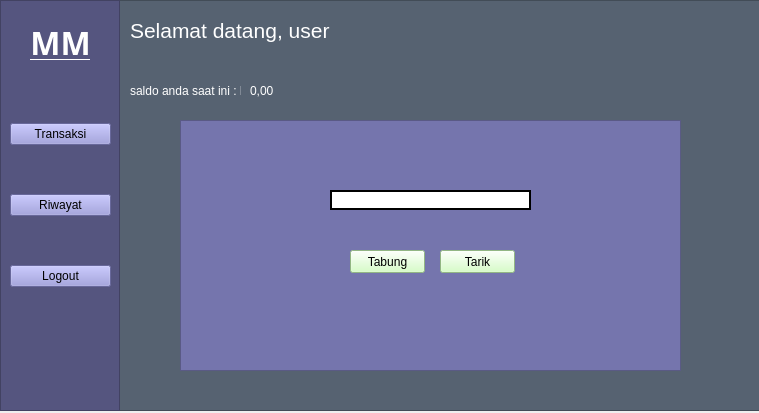
<?xml version="1.0" encoding="UTF-8"?>
<ui version="4.0">
 <class>Form</class>
 <widget class="QWidget" name="Form">
  <property name="geometry">
   <rect>
    <x>0</x>
    <y>0</y>
    <width>759</width>
    <height>413</height>
   </rect>
  </property>
  <property name="windowTitle">
   <string>Form</string>
  </property>
  <widget class="QStackedWidget" name="stackedWidget">
   <property name="geometry">
    <rect>
     <x>0</x>
     <y>0</y>
     <width>761</width>
     <height>411</height>
    </rect>
   </property>
   <property name="currentIndex">
    <number>3</number>
   </property>
   <widget class="QWidget" name="page">
    <widget class="QLabel" name="label">
     <property name="geometry">
      <rect>
       <x>240</x>
       <y>80</y>
       <width>291</width>
       <height>100</height>
      </rect>
     </property>
     <property name="minimumSize">
      <size>
       <width>100</width>
       <height>100</height>
      </size>
     </property>
     <property name="font">
      <font>
       <family>Segoe Print</family>
       <pointsize>70</pointsize>
       <weight>75</weight>
       <bold>true</bold>
      </font>
     </property>
     <property name="layoutDirection">
      <enum>Qt::LeftToRight</enum>
     </property>
     <property name="styleSheet">
      <string notr="true">color: rgb(217, 184, 255);</string>
     </property>
     <property name="text">
      <string>MoMa</string>
     </property>
     <property name="alignment">
      <set>Qt::AlignCenter</set>
     </property>
    </widget>
    <widget class="QLabel" name="label_2">
     <property name="geometry">
      <rect>
       <x>300</x>
       <y>220</y>
       <width>161</width>
       <height>16</height>
      </rect>
     </property>
     <property name="font">
      <font>
       <family>Consolas</family>
      </font>
     </property>
     <property name="styleSheet">
      <string notr="true">color: rgb(255, 255, 255);</string>
     </property>
     <property name="text">
      <string>Money Manager in an app</string>
     </property>
     <property name="textFormat">
      <enum>Qt::AutoText</enum>
     </property>
     <property name="scaledContents">
      <bool>false</bool>
     </property>
     <property name="alignment">
      <set>Qt::AlignCenter</set>
     </property>
    </widget>
    <widget class="QPushButton" name="login_btn">
     <property name="geometry">
      <rect>
       <x>240</x>
       <y>290</y>
       <width>75</width>
       <height>23</height>
      </rect>
     </property>
     <property name="text">
      <string>Login</string>
     </property>
    </widget>
    <widget class="QPushButton" name="register_btn">
     <property name="geometry">
      <rect>
       <x>440</x>
       <y>290</y>
       <width>75</width>
       <height>23</height>
      </rect>
     </property>
     <property name="text">
      <string>Register</string>
     </property>
    </widget>
    <widget class="QFrame" name="frame_4">
     <property name="geometry">
      <rect>
       <x>0</x>
       <y>0</y>
       <width>771</width>
       <height>411</height>
      </rect>
     </property>
     <property name="styleSheet">
      <string notr="true">background-color: rgb(86, 98, 113);
</string>
     </property>
     <property name="frameShape">
      <enum>QFrame::StyledPanel</enum>
     </property>
     <property name="frameShadow">
      <enum>QFrame::Raised</enum>
     </property>
    </widget>
    <zorder>frame_4</zorder>
    <zorder>label</zorder>
    <zorder>label_2</zorder>
    <zorder>login_btn</zorder>
    <zorder>register_btn</zorder>
   </widget>
   <widget class="QWidget" name="page_2">
    <widget class="QPushButton" name="login_btn2">
     <property name="geometry">
      <rect>
       <x>360</x>
       <y>260</y>
       <width>75</width>
       <height>23</height>
      </rect>
     </property>
     <property name="styleSheet">
      <string notr="true">background-color: rgb(204, 255, 185);

</string>
     </property>
     <property name="text">
      <string>Login</string>
     </property>
     <property name="shortcut">
      <string>Ctrl+S</string>
     </property>
    </widget>
    <widget class="QLineEdit" name="ledit_pass1">
     <property name="geometry">
      <rect>
       <x>340</x>
       <y>200</y>
       <width>113</width>
       <height>20</height>
      </rect>
     </property>
     <property name="echoMode">
      <enum>QLineEdit::Password</enum>
     </property>
    </widget>
    <widget class="QPushButton" name="kembali">
     <property name="geometry">
      <rect>
       <x>360</x>
       <y>290</y>
       <width>75</width>
       <height>23</height>
      </rect>
     </property>
     <property name="styleSheet">
      <string notr="true">background-color: rgb(204, 255, 185);
</string>
     </property>
     <property name="text">
      <string>Kembali</string>
     </property>
    </widget>
    <widget class="QLabel" name="label_3">
     <property name="geometry">
      <rect>
       <x>370</x>
       <y>80</y>
       <width>47</width>
       <height>13</height>
      </rect>
     </property>
     <property name="styleSheet">
      <string notr="true">color: rgb(255, 255, 255);</string>
     </property>
     <property name="text">
      <string>Username</string>
     </property>
    </widget>
    <widget class="QLineEdit" name="ledit_user1">
     <property name="geometry">
      <rect>
       <x>340</x>
       <y>110</y>
       <width>113</width>
       <height>20</height>
      </rect>
     </property>
    </widget>
    <widget class="QLabel" name="label_4">
     <property name="geometry">
      <rect>
       <x>370</x>
       <y>170</y>
       <width>47</width>
       <height>13</height>
      </rect>
     </property>
     <property name="styleSheet">
      <string notr="true">color: rgb(255, 255, 255);</string>
     </property>
     <property name="text">
      <string>Password</string>
     </property>
    </widget>
    <widget class="QLabel" name="label_5">
     <property name="geometry">
      <rect>
       <x>380</x>
       <y>40</y>
       <width>47</width>
       <height>13</height>
      </rect>
     </property>
     <property name="styleSheet">
      <string notr="true">color: rgb(255, 255, 255);


</string>
     </property>
     <property name="text">
      <string>Login</string>
     </property>
    </widget>
    <widget class="QFrame" name="frame_3">
     <property name="geometry">
      <rect>
       <x>0</x>
       <y>0</y>
       <width>771</width>
       <height>411</height>
      </rect>
     </property>
     <property name="styleSheet">
      <string notr="true">background-color: rgb(86, 98, 113);
</string>
     </property>
     <property name="frameShape">
      <enum>QFrame::StyledPanel</enum>
     </property>
     <property name="frameShadow">
      <enum>QFrame::Raised</enum>
     </property>
    </widget>
    <zorder>frame_3</zorder>
    <zorder>login_btn2</zorder>
    <zorder>ledit_pass1</zorder>
    <zorder>kembali</zorder>
    <zorder>label_3</zorder>
    <zorder>ledit_user1</zorder>
    <zorder>label_4</zorder>
    <zorder>label_5</zorder>
   </widget>
   <widget class="QWidget" name="page_3">
    <widget class="QLabel" name="label_6">
     <property name="geometry">
      <rect>
       <x>370</x>
       <y>40</y>
       <width>47</width>
       <height>13</height>
      </rect>
     </property>
     <property name="styleSheet">
      <string notr="true">color: rgb(255, 255, 255);</string>
     </property>
     <property name="text">
      <string>Register</string>
     </property>
    </widget>
    <widget class="QFrame" name="frame_2">
     <property name="geometry">
      <rect>
       <x>0</x>
       <y>0</y>
       <width>771</width>
       <height>411</height>
      </rect>
     </property>
     <property name="styleSheet">
      <string notr="true">background-color: rgb(86, 98, 113);
</string>
     </property>
     <property name="frameShape">
      <enum>QFrame::StyledPanel</enum>
     </property>
     <property name="frameShadow">
      <enum>QFrame::Raised</enum>
     </property>
     <widget class="QLineEdit" name="ledit_user1_2">
      <property name="geometry">
       <rect>
        <x>340</x>
        <y>110</y>
        <width>113</width>
        <height>20</height>
       </rect>
      </property>
      <property name="styleSheet">
       <string notr="true">background-color: rgb(255, 255, 255);</string>
      </property>
     </widget>
     <widget class="QLineEdit" name="ledit_pass1_2">
      <property name="geometry">
       <rect>
        <x>340</x>
        <y>200</y>
        <width>113</width>
        <height>20</height>
       </rect>
      </property>
      <property name="styleSheet">
       <string notr="true">background-color: rgb(255, 255, 255);</string>
      </property>
      <property name="echoMode">
       <enum>QLineEdit::Password</enum>
      </property>
     </widget>
     <widget class="QPushButton" name="kembali_2">
      <property name="geometry">
       <rect>
        <x>360</x>
        <y>290</y>
        <width>75</width>
        <height>23</height>
       </rect>
      </property>
      <property name="styleSheet">
       <string notr="true">background-color: rgb(204, 255, 185);
</string>
      </property>
      <property name="text">
       <string>Kembali</string>
      </property>
     </widget>
     <widget class="QPushButton" name="register_btn2">
      <property name="geometry">
       <rect>
        <x>360</x>
        <y>260</y>
        <width>75</width>
        <height>23</height>
       </rect>
      </property>
      <property name="styleSheet">
       <string notr="true">background-color: rgb(204, 255, 185);
</string>
      </property>
      <property name="text">
       <string>Sign up</string>
      </property>
     </widget>
     <widget class="QLabel" name="label_8">
      <property name="geometry">
       <rect>
        <x>350</x>
        <y>80</y>
        <width>101</width>
        <height>16</height>
       </rect>
      </property>
      <property name="styleSheet">
       <string notr="true">color: rgb(255, 255, 255);</string>
      </property>
      <property name="text">
       <string>Masukan Username</string>
      </property>
     </widget>
     <widget class="QLabel" name="label_7">
      <property name="geometry">
       <rect>
        <x>340</x>
        <y>170</y>
        <width>121</width>
        <height>16</height>
       </rect>
      </property>
      <property name="styleSheet">
       <string notr="true">color: rgb(255, 255, 255);</string>
      </property>
      <property name="text">
       <string>Masukan password baru</string>
      </property>
     </widget>
    </widget>
    <zorder>frame_2</zorder>
    <zorder>label_6</zorder>
   </widget>
   <widget class="QWidget" name="page_4">
    <widget class="QFrame" name="frame">
     <property name="geometry">
      <rect>
       <x>-10</x>
       <y>0</y>
       <width>771</width>
       <height>411</height>
      </rect>
     </property>
     <property name="styleSheet">
      <string notr="true">background-color: rgb(86, 98, 113);
</string>
     </property>
     <property name="frameShape">
      <enum>QFrame::StyledPanel</enum>
     </property>
     <property name="frameShadow">
      <enum>QFrame::Raised</enum>
     </property>
     <widget class="QFrame" name="frame_5">
      <property name="geometry">
       <rect>
        <x>10</x>
        <y>0</y>
        <width>120</width>
        <height>411</height>
       </rect>
      </property>
      <property name="styleSheet">
       <string notr="true">background-color: rgb(85, 85, 127);
</string>
      </property>
      <property name="frameShape">
       <enum>QFrame::StyledPanel</enum>
      </property>
      <property name="frameShadow">
       <enum>QFrame::Raised</enum>
      </property>
      <widget class="QLabel" name="label_15">
       <property name="geometry">
        <rect>
         <x>30</x>
         <y>20</y>
         <width>61</width>
         <height>41</height>
        </rect>
       </property>
       <property name="font">
        <font>
         <family>Segoe Script</family>
         <pointsize>24</pointsize>
         <weight>75</weight>
         <italic>false</italic>
         <bold>true</bold>
         <underline>true</underline>
         <strikeout>false</strikeout>
         <stylestrategy>PreferAntialias</stylestrategy>
         <kerning>true</kerning>
        </font>
       </property>
       <property name="mouseTracking">
        <bool>true</bool>
       </property>
       <property name="styleSheet">
        <string notr="true">color: rgb(255, 255, 255);</string>
       </property>
       <property name="frameShape">
        <enum>QFrame::Box</enum>
       </property>
       <property name="frameShadow">
        <enum>QFrame::Plain</enum>
       </property>
       <property name="lineWidth">
        <number>0</number>
       </property>
       <property name="midLineWidth">
        <number>0</number>
       </property>
       <property name="text">
        <string>MM</string>
       </property>
       <property name="textFormat">
        <enum>Qt::RichText</enum>
       </property>
       <property name="alignment">
        <set>Qt::AlignCenter</set>
       </property>
      </widget>
      <widget class="QWidget" name="">
       <property name="geometry">
        <rect>
         <x>10</x>
         <y>80</y>
         <width>101</width>
         <height>251</height>
        </rect>
       </property>
       <layout class="QVBoxLayout" name="verticalLayout">
        <item>
         <widget class="QPushButton" name="transaksipage_btn">
          <property name="mouseTracking">
           <bool>true</bool>
          </property>
          <property name="styleSheet">
           <string notr="true">background-color: rgb(146, 146, 217);</string>
          </property>
          <property name="text">
           <string>Transaksi</string>
          </property>
         </widget>
        </item>
        <item>
         <widget class="QPushButton" name="riwayatpage_btn">
          <property name="mouseTracking">
           <bool>true</bool>
          </property>
          <property name="styleSheet">
           <string notr="true">background-color: rgb(146, 146, 217);</string>
          </property>
          <property name="text">
           <string>Riwayat</string>
          </property>
         </widget>
        </item>
        <item>
         <widget class="QPushButton" name="logout_btn">
          <property name="mouseTracking">
           <bool>true</bool>
          </property>
          <property name="styleSheet">
           <string notr="true">background-color: rgb(146, 146, 217);</string>
          </property>
          <property name="text">
           <string>Logout</string>
          </property>
         </widget>
        </item>
       </layout>
      </widget>
     </widget>
     <widget class="QStackedWidget" name="stackedWidget_2">
      <property name="geometry">
       <rect>
        <x>140</x>
        <y>10</y>
        <width>621</width>
        <height>391</height>
       </rect>
      </property>
      <property name="currentIndex">
       <number>0</number>
      </property>
      <widget class="QWidget" name="page_7">
       <widget class="QFrame" name="frame_6">
        <property name="geometry">
         <rect>
          <x>50</x>
          <y>110</y>
          <width>501</width>
          <height>251</height>
         </rect>
        </property>
        <property name="mouseTracking">
         <bool>true</bool>
        </property>
        <property name="styleSheet">
         <string notr="true">background-color: rgb(117, 117, 173);</string>
        </property>
        <property name="frameShape">
         <enum>QFrame::StyledPanel</enum>
        </property>
        <property name="frameShadow">
         <enum>QFrame::Raised</enum>
        </property>
        <widget class="QLineEdit" name="ledit_tabung">
         <property name="geometry">
          <rect>
           <x>150</x>
           <y>70</y>
           <width>201</width>
           <height>20</height>
          </rect>
         </property>
         <property name="styleSheet">
          <string notr="true">background-color: rgb(255, 255, 255);
border: 2px solid;
</string>
         </property>
        </widget>
        <widget class="QPushButton" name="tarik_btn">
         <property name="geometry">
          <rect>
           <x>260</x>
           <y>130</y>
           <width>75</width>
           <height>23</height>
          </rect>
         </property>
         <property name="styleSheet">
          <string notr="true">background-color: rgb(204, 255, 185);
</string>
         </property>
         <property name="text">
          <string>Tarik</string>
         </property>
        </widget>
        <widget class="QPushButton" name="tabung_btn">
         <property name="geometry">
          <rect>
           <x>170</x>
           <y>130</y>
           <width>75</width>
           <height>23</height>
          </rect>
         </property>
         <property name="styleSheet">
          <string notr="true">background-color: rgb(204, 255, 185);

</string>
         </property>
         <property name="text">
          <string>Tabung</string>
         </property>
        </widget>
       </widget>
       <widget class="QLabel" name="label_9">
        <property name="geometry">
         <rect>
          <x>0</x>
          <y>0</y>
          <width>241</width>
          <height>41</height>
         </rect>
        </property>
        <property name="font">
         <font>
          <family>MS Shell Dlg 2</family>
          <pointsize>16</pointsize>
         </font>
        </property>
        <property name="styleSheet">
         <string notr="true">color: rgb(255, 255, 255);</string>
        </property>
        <property name="text">
         <string>Selamat datang, user</string>
        </property>
       </widget>
       <widget class="QLabel" name="label_12">
        <property name="geometry">
         <rect>
          <x>0</x>
          <y>60</y>
          <width>111</width>
          <height>41</height>
         </rect>
        </property>
        <property name="styleSheet">
         <string notr="true">color: rgb(255, 255, 255);</string>
        </property>
        <property name="text">
         <string>saldo anda saat ini : Rp</string>
        </property>
       </widget>
       <widget class="QLabel" name="saldo_lbl">
        <property name="geometry">
         <rect>
          <x>120</x>
          <y>60</y>
          <width>111</width>
          <height>41</height>
         </rect>
        </property>
        <property name="styleSheet">
         <string notr="true">color: rgb(255, 255, 255);</string>
        </property>
        <property name="text">
         <string>0,00</string>
        </property>
       </widget>
       <zorder>label_9</zorder>
       <zorder>frame_6</zorder>
       <zorder>label_12</zorder>
       <zorder>saldo_lbl</zorder>
      </widget>
      <widget class="QWidget" name="page_8">
       <widget class="QLabel" name="label_13">
        <property name="geometry">
         <rect>
          <x>10</x>
          <y>80</y>
          <width>581</width>
          <height>281</height>
         </rect>
        </property>
        <property name="text">
         <string>TextLabel</string>
        </property>
        <property name="alignment">
         <set>Qt::AlignCenter</set>
        </property>
       </widget>
       <widget class="QLabel" name="label_14">
        <property name="geometry">
         <rect>
          <x>0</x>
          <y>10</y>
          <width>241</width>
          <height>41</height>
         </rect>
        </property>
        <property name="font">
         <font>
          <pointsize>14</pointsize>
          <weight>50</weight>
          <bold>false</bold>
         </font>
        </property>
        <property name="styleSheet">
         <string notr="true">color: rgb(255, 255, 255);</string>
        </property>
        <property name="text">
         <string>Riwayat Transaksi</string>
        </property>
       </widget>
       <widget class="QPushButton" name="hapusriwayat_btn">
        <property name="geometry">
         <rect>
          <x>520</x>
          <y>360</y>
          <width>80</width>
          <height>23</height>
         </rect>
        </property>
        <property name="styleSheet">
         <string notr="true">background-color: rgb(204, 255, 185);
</string>
        </property>
        <property name="text">
         <string>Hapus Riwayat</string>
        </property>
       </widget>
      </widget>
     </widget>
    </widget>
   </widget>
  </widget>
 </widget>
 <resources/>
 <connections/>
</ui>
